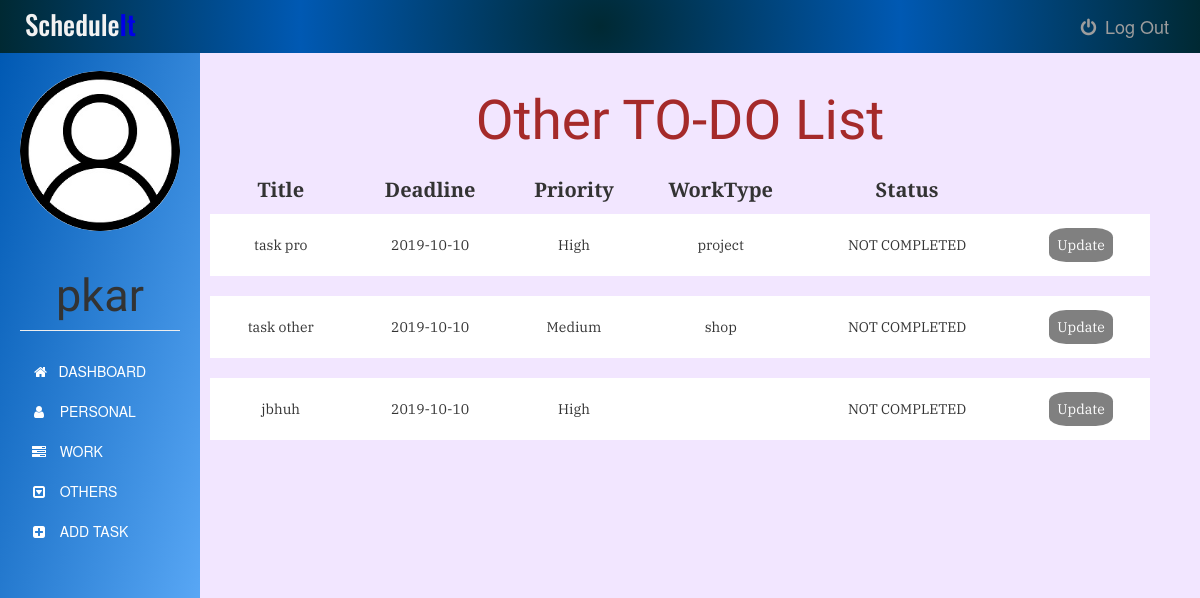
/othertask (signed in), run on an earlier commit of the app's database.
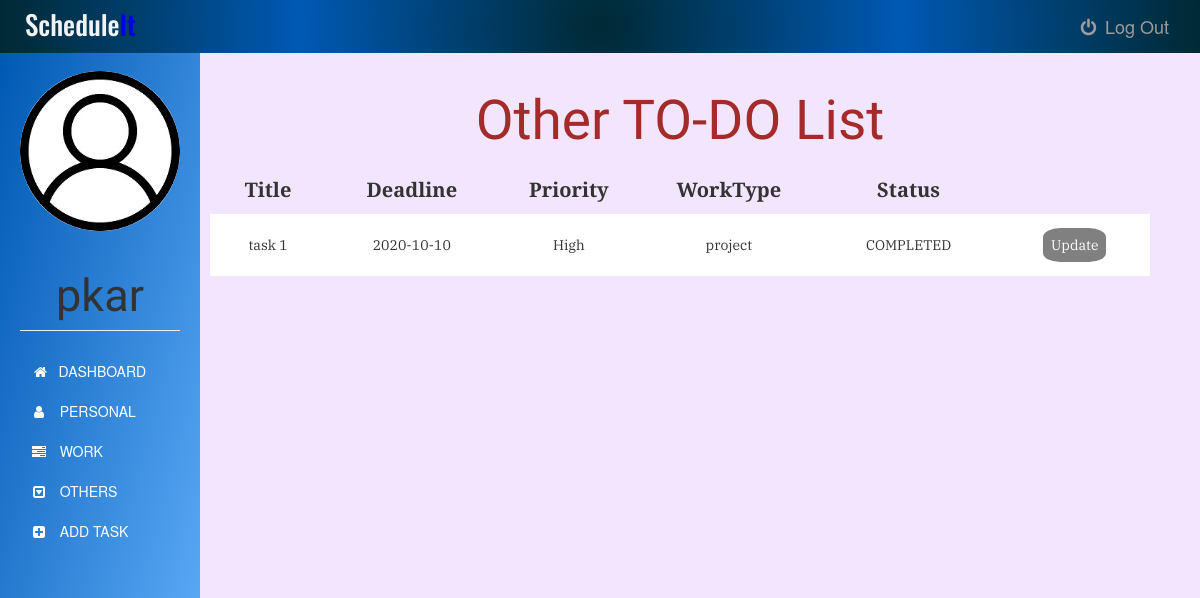
And on a later commit of the database.
### app.py (models this page shows)
class User(UserMixin, db.Model):
    id = db.Column(db.Integer, primary_key=True)
    username = db.Column(db.String(15), unique=True, nullable=False)
    email = db.Column(db.String(50), unique=True, nullable=False)
    password = db.Column(db.String(80), unique=True, nullable=False)
    tasks = db.relationship('Task', backref='author', lazy=True)

class Task(db.Model):
    id = db.Column(db.Integer, primary_key=True)
    title = db.Column(db.Text, nullable=False)
    date = db.Column(db.Date, nullable=False)
    content = db.Column(db.Text, nullable=False)
    WorkType = db.Column(db.Text, nullable=False)
    priority = db.Column(db.Text)
    status = db.Column(db.Text, nullable=False, default='NEW')
    user_id = db.Column(db.Integer, db.ForeignKey('user.id'), nullable=False)

### app.py (the view)
@app.route('/othertask', methods=['GET', 'POST'])
@login_required
def othertask():
    tasks = Task.query.filter_by(user_id=current_user.id)
    return render_template('other.html', tasks=tasks ,name=current_user.username, tdate=date.today())

### app.py (called while the page is built)
@login_manager.user_loader
def load_user(user_id):
    return User.query.get(int(user_id))

### templates/other.html (shortened to what this page needs)
{% extends "bootstrap/base.html" %}
{% block styles %}
{{super()}}
<link rel="stylesheet" href="{{url_for('.static', filename='personal.css')}}">
<link rel="stylesheet" href="https://maxcdn.bootstrapcdn.com/font-awesome/4.7.0/css/font-awesome.min.css">
{% endblock %}
{% block content %}
    <nav class="navbar navbar-inverse navbar-fixed-top">
      <div class="container-fluid">
        <div class="navbar-header">
          <center><h3><span>Schedule</span>It</h3></center>
        </div>
        <div class="navbar-collapse">
          <ul class="nav navbar-nav">
            <li>
              <a href="{{ url_for('logout') }}">
              <i class="fa fa-power-off fa-fw" aria-hidden="true"></i>
              Log Out
              </a>
            </li>
          </ul>
          </div>
      </div>
    </nav>
    <div class="container-fluid">
      <div class="row">
        <nav class=" sidebar">
          <div class="image img-cir img-120">
            <center>
              <img src="{{url_for('static', filename='user-icon.jpg')}}" width="250" height="200" class="img-responsive"/>
            </center>
            <center>
              <h1 class="page-header">{{ name }}</h1>
            </center>
          </div>
          <div>
            <div class="nav nav-sidebar">
              <ul class="nav nav-sidebar">
                <li >
                  <a class="list-group-item" href="{{ url_for('dashboard') }}">
                    &nbsp;<i class="fa fa-home" aria-hidden="true"></i>&nbsp;&nbsp; DASHBOARD
                  </a>
                </li>
                <li>
                  <a class="list-group-item" href="{{ url_for('personaltask') }}">
                    <i class="fa fa-user fa-fw" aria-hidden="true"></i>&nbsp;&nbsp; PERSONAL
                  </a>
                </li>
                <li>
                  <a class="list-group-item" href="{{ url_for('worktask') }}">
                    <i class="fa fa-tasks fa-fw" aria-hidden="true"></i>&nbsp;&nbsp; WORK
                  </a>
                </li>
                <li>
                  <a class="list-group-item" href="#">
                    <i class="fa fa-caret-square-o-down fa-fw" aria-hidden="true"></i>&nbsp;&nbsp; OTHERS
                  </a>
                </li>
                <li>
                  <a class="list-group-item" href="{{ url_for('addtask') }}">
                    <i class="fa fa-plus-square fa-fw" aria-hidden="true"></i>&nbsp;&nbsp; ADD TASK
                  </a>
                </li>
              </ul>
            </div>
          </div>
        </nav>
        <div class="col-sm-9 col-sm-offset-3 col-md-10 col-md-offset-2 main">
          	<center><h1>Other TO-DO List</h1></center>
          	<table>
              <thead>
            		<tr>
            			<th>Title</th>
            			<th>Deadline</th>
            			<th>Priority</th>
                  <th>WorkType</th>
                  <th>Status</th>
            		</tr>
              </thead>
              <tbody>
            		{% for task in tasks %}
            			{% if task.WorkType != "Work" and task.WorkType != "Personal" %}
            				<tr>
  		          			<td>{{task.title}}</td>
  		          			<td>{{task.date}}</td>
  		          			<td>{{task.priority}}</td>
                      <td>{{task.WorkType}}</td>
                      {% if tdate > task.date and (task.status !="CANCELLED" or task.status !="COMPLETED") %}
                        <td class="status">NOT COMPLETED</td>
                      {% else %}
                        <td class="status">{{task.status}}</td>
                      {% endif %}
                      {% if (task.status == "NEW" or task.status == "IN PROGRESS" or task.status == "NOT STARTED") and tdate <= task.date %}
                        <td><a href="{{ url_for('update_task', task_id=task.id) }}">Update</a></td>
                      {% else %}
                        <td><a class="arcup" href="#">Update</a></td>
                      {% endif %}
  		          		</tr>
                    <tr class="spacer">
                    <tr>
  		          	{% endif %}
  		        {% endfor %}
            </tbody>
          	</table>
        </div>
      </div>
    </div>
{% endblock %}

### static/personal.css (style rules this page uses)
body { padding-top: 50px; background-color: #f2e6ff; }
.navbar-fixed-top { border: 0; }
.navbar { background-image: radial-gradient(circle, #002933,#0059b3, #002933); }
.navbar-header h3 { font-family: 'Oswald', sans-serif; font-size: 27px; margin: 10px; color: #0000e6; }
.navbar-header span { font-size: 27px; color: #f2f2f2; }
.navbar-collapse ul { float: right; margin: 3px; list-style: none; }
.navbar-collapse ul li { float: left; position: relative; }
.navbar-collapse ul li a { display: block; margin: 0px; padding: 13px; font-size: 18px; text-decoration: none; }
.sidebar { width: 200px; position: fixed; top: 51px; bottom: 0; left: 0; z-index: 1000; display: block; padding: 20px; overflow-x: hidden; overflow-y: auto; background-image: linear-gradient(to bottom right, #0059b3, #66b3ff); }
.sidebar .page-header { font-size: 45px; font-family: 'Tenali Ramakrishna', sans-serif; }
.nav-sidebar { margin-right: -21px; margin-bottom: 20px; margin-left: -20px; }
.nav-sidebar > li > a { padding-right: 20px; padding-left: 50px; }
.nav-sidebar ul li a { background-color: transparent; color: white; border: none; }
.nav-sidebar a { display: none; }
.row img { border-radius: 50%; }
.main { margin-top: 1px; padding: 30px; right: 20px; }
.main h1 { margin-top: 4px; padding: 5px; font-size: 55px; color: brown; font-family: 'Tenali Ramakrishna', sans-serif; text-align: center; }
.main table { width: 100%; }
.main thead tr { font-size: 20px; font-family: 'PT Serif', serif; }
.main tbody tr { background-color: white; font-family: 'IBM Plex Serif', serif; }
.main tbody .spacer { height: 20px; }
.main thead th { padding: 10px; text-align: center; }
.main tbody td { padding: 21px; text-align: center; }
.main tbody td a { text-decoration: none; padding: 8px; background-color: blue; color: white; border-radius: 27%; }
.main .arcup { background-color: grey; }

What changed in the data, as far as the page shows it:
removed Task: title "task pro", date "2019-10-10", priority "High", WorkType "project", status "NOT COMPLETED"
removed Task: title "task other", date "2019-10-10", priority "Medium", WorkType "shop", status "NOT COMPLETED"
removed Task: title "jbhuh", date "2019-10-10", priority "High", status "NOT COMPLETED"
now on this page (row edited): Task: title "task 1", date "2020-10-10", priority "High", WorkType "project", status "COMPLETED", shows "Update"
